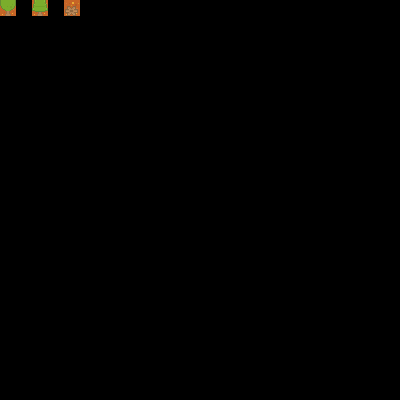

Rendered tile map (Tiled .tmx) drawn with the repository's tilesets; below, a short description and the full map source, tile grids included:
An orthogonal 25x25 tile map with 16x16 px tiles, 2 tile layers (regions, input_foreground) and 3 objects (3x decoration).

<map version="1.0" orientation="orthogonal" renderorder="right-down" width="25" height="25" tilewidth="16" tileheight="16" nextobjectid="59">
 <tileset firstgid="1" name="generic" tilewidth="16" tileheight="16" spacing="1" tilecount="1767" columns="57">
  <image source="../../Tiled2Unity/Textures/generic_spritesheet.png" width="968" height="526" />
 </tileset>
 <layer name="regions" width="25" height="25">
  <data encoding="csv">
1087,0,1087,0,1087,0,0,0,0,0,0,0,0,0,0,0,0,0,0,0,0,0,0,0,0,
0,0,0,0,0,0,0,0,0,0,0,0,0,0,0,0,0,0,0,0,0,0,0,0,0,
0,0,0,0,0,0,0,0,0,0,0,0,0,0,0,0,0,0,0,0,0,0,0,0,0,
0,0,0,0,0,0,0,0,0,0,0,0,0,0,0,0,0,0,0,0,0,0,0,0,0,
0,0,0,0,0,0,0,0,0,0,0,0,0,0,0,0,0,0,0,0,0,0,0,0,0,
0,0,0,0,0,0,0,0,0,0,0,0,0,0,0,0,0,0,0,0,0,0,0,0,0,
0,0,0,0,0,0,0,0,0,0,0,0,0,0,0,0,0,0,0,0,0,0,0,0,0,
0,0,0,0,0,0,0,0,0,0,0,0,0,0,0,0,0,0,0,0,0,0,0,0,0,
0,0,0,0,0,0,0,0,0,0,0,0,0,0,0,0,0,0,0,0,0,0,0,0,0,
0,0,0,0,0,0,0,0,0,0,0,0,0,0,0,0,0,0,0,0,0,0,0,0,0,
0,0,0,0,0,0,0,0,0,0,0,0,0,0,0,0,0,0,0,0,0,0,0,0,0,
0,0,0,0,0,0,0,0,0,0,0,0,0,0,0,0,0,0,0,0,0,0,0,0,0,
0,0,0,0,0,0,0,0,0,0,0,0,0,0,0,0,0,0,0,0,0,0,0,0,0,
0,0,0,0,0,0,0,0,0,0,0,0,0,0,0,0,0,0,0,0,0,0,0,0,0,
0,0,0,0,0,0,0,0,0,0,0,0,0,0,0,0,0,0,0,0,0,0,0,0,0,
0,0,0,0,0,0,0,0,0,0,0,0,0,0,0,0,0,0,0,0,0,0,0,0,0,
0,0,0,0,0,0,0,0,0,0,0,0,0,0,0,0,0,0,0,0,0,0,0,0,0,
0,0,0,0,0,0,0,0,0,0,0,0,0,0,0,0,0,0,0,0,0,0,0,0,0,
0,0,0,0,0,0,0,0,0,0,0,0,0,0,0,0,0,0,0,0,0,0,0,0,0,
0,0,0,0,0,0,0,0,0,0,0,0,0,0,0,0,0,0,0,0,0,0,0,0,0,
0,0,0,0,0,0,0,0,0,0,0,0,0,0,0,0,0,0,0,0,0,0,0,0,0,
0,0,0,0,0,0,0,0,0,0,0,0,0,0,0,0,0,0,0,0,0,0,0,0,0,
0,0,0,0,0,0,0,0,0,0,0,0,0,0,0,0,0,0,0,0,0,0,0,0,0,
0,0,0,0,0,0,0,0,0,0,0,0,0,0,0,0,0,0,0,0,0,0,0,0,0,
0,0,0,0,0,0,0,0,0,0,0,0,0,0,0,0,0,0,0,0,0,0,0,0,0
</data>
 </layer>
 <layer name="input_foreground" width="25" height="25">
  <properties>
   <property name="unity:sortingLayerName" value="Foreground" />
  </properties>
  <data encoding="csv">
641,0,644,0,470,0,0,0,0,0,0,0,0,0,0,0,0,0,0,0,0,0,0,0,0,
0,0,0,0,0,0,0,0,0,0,0,0,0,0,0,0,0,0,0,0,0,0,0,0,0,
0,0,0,0,0,0,0,0,0,0,0,0,0,0,0,0,0,0,0,0,0,0,0,0,0,
0,0,0,0,0,0,0,0,0,0,0,0,0,0,0,0,0,0,0,0,0,0,0,0,0,
0,0,0,0,0,0,0,0,0,0,0,0,0,0,0,0,0,0,0,0,0,0,0,0,0,
0,0,0,0,0,0,0,0,0,0,0,0,0,0,0,0,0,0,0,0,0,0,0,0,0,
0,0,0,0,0,0,0,0,0,0,0,0,0,0,0,0,0,0,0,0,0,0,0,0,0,
0,0,0,0,0,0,0,0,0,0,0,0,0,0,0,0,0,0,0,0,0,0,0,0,0,
0,0,0,0,0,0,0,0,0,0,0,0,0,0,0,0,0,0,0,0,0,0,0,0,0,
0,0,0,0,0,0,0,0,0,0,0,0,0,0,0,0,0,0,0,0,0,0,0,0,0,
0,0,0,0,0,0,0,0,0,0,0,0,0,0,0,0,0,0,0,0,0,0,0,0,0,
0,0,0,0,0,0,0,0,0,0,0,0,0,0,0,0,0,0,0,0,0,0,0,0,0,
0,0,0,0,0,0,0,0,0,0,0,0,0,0,0,0,0,0,0,0,0,0,0,0,0,
0,0,0,0,0,0,0,0,0,0,0,0,0,0,0,0,0,0,0,0,0,0,0,0,0,
0,0,0,0,0,0,0,0,0,0,0,0,0,0,0,0,0,0,0,0,0,0,0,0,0,
0,0,0,0,0,0,0,0,0,0,0,0,0,0,0,0,0,0,0,0,0,0,0,0,0,
0,0,0,0,0,0,0,0,0,0,0,0,0,0,0,0,0,0,0,0,0,0,0,0,0,
0,0,0,0,0,0,0,0,0,0,0,0,0,0,0,0,0,0,0,0,0,0,0,0,0,
0,0,0,0,0,0,0,0,0,0,0,0,0,0,0,0,0,0,0,0,0,0,0,0,0,
0,0,0,0,0,0,0,0,0,0,0,0,0,0,0,0,0,0,0,0,0,0,0,0,0,
0,0,0,0,0,0,0,0,0,0,0,0,0,0,0,0,0,0,0,0,0,0,0,0,0,
0,0,0,0,0,0,0,0,0,0,0,0,0,0,0,0,0,0,0,0,0,0,0,0,0,
0,0,0,0,0,0,0,0,0,0,0,0,0,0,0,0,0,0,0,0,0,0,0,0,0,
0,0,0,0,0,0,0,0,0,0,0,0,0,0,0,0,0,0,0,0,0,0,0,0,0,
0,0,0,0,0,0,0,0,0,0,0,0,0,0,0,0,0,0,0,0,0,0,0,0,0
</data>
 </layer>
 <objectgroup name="output_decoration">
  <object id="21" name="decoration" x="36.9855" y="12.0145" width="6.083" height="4" />
  <object id="22" name="decoration" x="4.91193" y="11.0625" width="6.03125" height="4.96875" />
  <object id="27" name="decoration" x="64.9432" y="5.9375" width="12.875" height="10.125" />
 </objectgroup>
</map>
